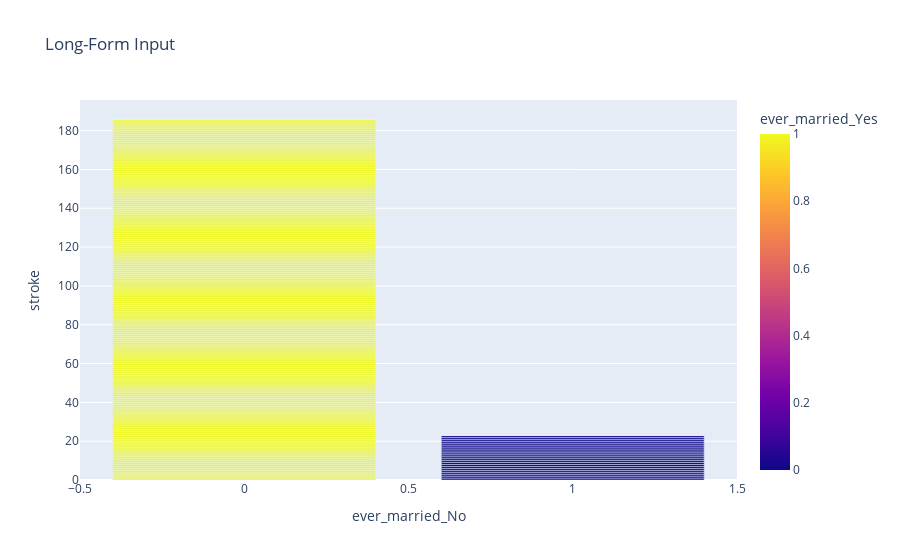

The cell this chart's notebook holds for it:
### Code cell
import plotly.express as px

fig2 = px.bar(stroke_df, x="ever_married_No", y="stroke", color="ever_married_Yes", title="Long-Form Input")
fig2.show()

### Figure 1 — Plotly figure (JSON) as saved in the notebook; plotly's stock layout.template omitted (floating-point values rounded to 4 significant figures; data arrays with more than 128 entries replaced by an {"elided": "..."} marker saying what was removed)
{"data": [{"alignmentgroup": "True", "hovertemplate": "ever_married_No=%{x}<br>stroke=%{y}<br>ever_married_Yes=%{marker.color}<extra></extra>", "legendgroup": "", "marker": {"color": {"elided": "4909 int values"}, "coloraxis": "coloraxis", "pattern": {"shape": ""}}, "name": "", "offsetgroup": "", "orientation": "v", "showlegend": false, "textposition": "auto", "type": "bar", "x": {"elided": "4909 int values"}, "xaxis": "x", "y": {"elided": "4909 int values"}, "yaxis": "y"}], "layout": {"barmode": "relative", "coloraxis": {"colorbar": {"title": {"text": "ever_married_Yes"}}, "colorscale": [[0, "#0d0887"], [0.1111, "#46039f"], [0.2222, "#7201a8"], [0.3333, "#9c179e"], [0.4444, "#bd3786"], [0.5556, "#d8576b"], [0.6667, "#ed7953"], [0.7778, "#fb9f3a"], [0.8889, "#fdca26"], [1, "#f0f921"]]}, "legend": {"tracegroupgap": 0}, "title": {"text": "Long-Form Input"}, "xaxis": {"anchor": "y", "domain": [0, 1], "title": {"text": "ever_married_No"}}, "yaxis": {"anchor": "x", "domain": [0, 1], "title": {"text": "stroke"}}}}
